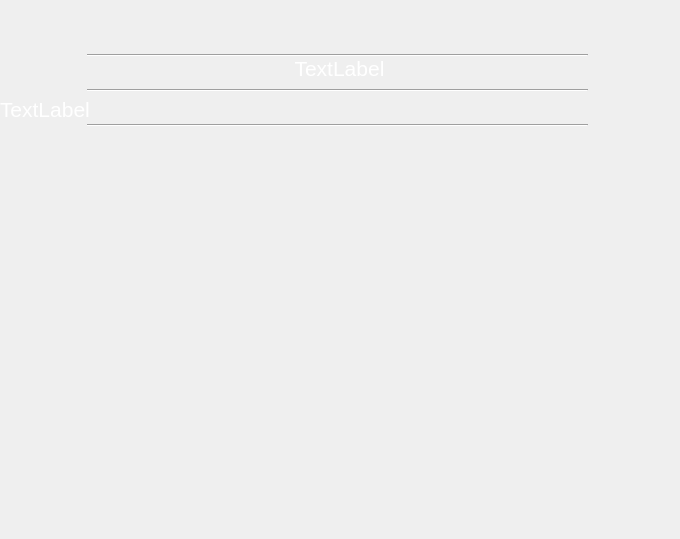
<?xml version="1.0" encoding="UTF-8"?>
<ui version="4.0">
 <class>Form</class>
 <widget class="QWidget" name="Form">
  <property name="geometry">
   <rect>
    <x>0</x>
    <y>0</y>
    <width>680</width>
    <height>539</height>
   </rect>
  </property>
  <property name="windowTitle">
   <string>Form</string>
  </property>
  <widget class="QLabel" name="From">
   <property name="geometry">
    <rect>
     <x>-1</x>
     <y>48</y>
     <width>681</width>
     <height>41</height>
    </rect>
   </property>
   <property name="styleSheet">
    <string notr="true">font-size:16pt;color:white;</string>
   </property>
   <property name="text">
    <string>TextLabel</string>
   </property>
   <property name="alignment">
    <set>Qt::AlignCenter</set>
   </property>
  </widget>
  <widget class="QLabel" name="subject">
   <property name="geometry">
    <rect>
     <x>0</x>
     <y>89</y>
     <width>681</width>
     <height>41</height>
    </rect>
   </property>
   <property name="styleSheet">
    <string notr="true">font-size:16pt;color:white;</string>
   </property>
   <property name="text">
    <string>TextLabel</string>
   </property>
   <property name="alignment">
    <set>Qt::AlignLeading|Qt::AlignLeft|Qt::AlignVCenter</set>
   </property>
  </widget>
  <widget class="QTextBrowser" name="read">
   <property name="geometry">
    <rect>
     <x>0</x>
     <y>130</y>
     <width>681</width>
     <height>411</height>
    </rect>
   </property>
   <property name="styleSheet">
    <string notr="true">background-color:rgba(255,255,255,0);color:white;</string>
   </property>
  </widget>
  <widget class="Line" name="line">
   <property name="geometry">
    <rect>
     <x>87</x>
     <y>45</y>
     <width>501</width>
     <height>20</height>
    </rect>
   </property>
   <property name="orientation">
    <enum>Qt::Horizontal</enum>
   </property>
  </widget>
  <widget class="Line" name="line_2">
   <property name="geometry">
    <rect>
     <x>87</x>
     <y>80</y>
     <width>501</width>
     <height>20</height>
    </rect>
   </property>
   <property name="orientation">
    <enum>Qt::Horizontal</enum>
   </property>
  </widget>
  <widget class="Line" name="line_3">
   <property name="geometry">
    <rect>
     <x>87</x>
     <y>115</y>
     <width>501</width>
     <height>20</height>
    </rect>
   </property>
   <property name="orientation">
    <enum>Qt::Horizontal</enum>
   </property>
  </widget>
 </widget>
 <resources/>
 <connections/>
</ui>
